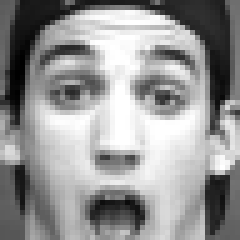
#> input picture TrainSet1/surprise/S097_001_00000020.png, 48 x 48 px, found by its file name (shown 5 times larger); its folder holds only this picture in this run
$ jupyter execute --allow-errors createData.ipynb
#> lines starting #> are read from the running program, lines starting #| are printed output that depends on the picture
[cell 1]
import cv2
import imutils
import os
import math

### Create additional data with rotation
Rotation range: 350º, 355º, 0º, 5º, 10º

<br> Replace <i>path</i> variable with the path to the original directory where the image data are fetched
<br> Replace <i>newpath</i> variable with the path to the new directory where the rotated image data will be saved

[cell 2]
#the original directory has been compressed into original_dataset.zip
path = "D:\Concordia\COMP473\COMP_473_Project\TrainSet1\\surprise"
newpath = "D:\Concordia\COMP473\COMP_473_Project\TrainSet1-new\\surprise"
imgfiles = os.listdir(path)

#rotation

rot_angle = [-10, -5, 0, 5, 10]
result = []
for file in imgfiles:
    img = cv2.imread(path + "\\" + file)
#> img is the input picture: shape (48, 48, 3); min 0, max 255, mean 149.1
    for a in rot_angle:
        imgr = imutils.rotate(img, angle=a)
        result += [imgr]
#> this loop made 5 passes
#> pass 1, `imgr = imutils.rotate(img, angle=a)`:
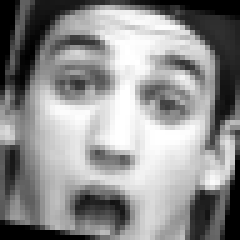
#> imgr: shape (48, 48, 3) (shown 5 times larger); min 0, max 255, mean 142.2
#> pass 2, `imgr = imutils.rotate(img, angle=a)`:
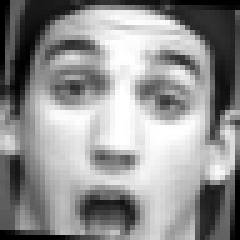
#> imgr: shape (48, 48, 3) (shown 5 times larger); min 0, max 255, mean 145
#> after the loop, result = 5 items
# print(len(result)2
count = 0
for j in range(len(result)):
    img = result[j]
    i = math.floor(j / 5)
    x = imgfiles[i].split(".")
    k = (j - (i * 5))
    if k == 0:
        newName = x[0] + 'n1' + '.png'
    elif k == 1:
        newName = x[0] + 'n2' + '.png'
    elif k == 2:
        newName = x[0] + 'n3' + '.png'
    elif k == 3:
        newName = x[0] + 'n4' + '.png'
    elif k == 4:
        newName = x[0] + 'n5' + '.png'
    cv2.imwrite(os.path.join(newpath, newName), img)
#> this loop made 5 passes
#> newName on passes 1 to 5: 'S097_001_00000020n1.png', 'S097_001_00000020n2.png', 'S097_001_00000020n3.png', 'S097_001_00000020n4.png', 'S097_001_00000020n5.png'

### Rotation Correction

[cell 3]
image = cv2.imread("C:\\Users\\rhani\\Documents\\GitHub\\COMP_473_Project\\oritinal_dataset\\TestSet1\\anger\\S126_008_00000027.png")
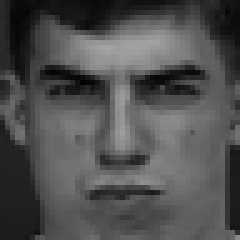
#> input picture CK+48/anger/S126_008_00000027.png, 48 x 48 px, found by its file name (shown 5 times larger)
#> image is the input picture: shape (48, 48, 3); min 3, max 164, mean 79.9
cv2.imshow('image',image)
# [9 lines of commented-out code are left out]

### Cropped images dataset

[cell 4]
#the original directory has been compressed into original_dataset.zip
path = "/Users/mantagaori/Desktop/comp473/COMP_473_Project/TrainSet2-new/anger"
newpath = "/Users/mantagaori/Desktop/comp473/COMP_473_Project/TrainSet2-crop/anger"
imgfiles = os.listdir(path)

for file in imgfiles:
    img = cv2.imread(path + "/" + file)
    imgc = img[10:45, 10:38]
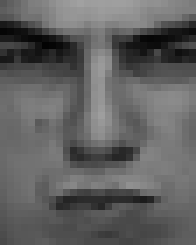
#> imgc: shape (35, 28, 3) (shown 7 times larger); min 3, max 161, mean 96.2
    cv2.imwrite(os.path.join(newpath, file), imgc)

[cell 5]
#the original directory has been compressed into original_dataset.zip
path = "/Users/mantagaori/Desktop/comp473/COMP_473_Project/TrainSet2-new/disgust"
newpath = "/Users/mantagaori/Desktop/comp473/COMP_473_Project/TrainSet2-crop/disgust"
#> (the rest of this cell did not finish here and is left out)

[cell 6]
#the original directory has been compressed into original_dataset.zip
path = "/Users/mantagaori/Desktop/comp473/COMP_473_Project/TrainSet2-new/happy"
newpath = "/Users/mantagaori/Desktop/comp473/COMP_473_Project/TrainSet2-crop/happy"
#> (the rest of this cell did not finish here and is left out)

[cell 7]
#the original directory has been compressed into original_dataset.zip
path = "/Users/mantagaori/Desktop/comp473/COMP_473_Project/TrainSet2-new/fear"
newpath = "/Users/mantagaori/Desktop/comp473/COMP_473_Project/TrainSet2-crop/fear"
#> (the rest of this cell did not finish here and is left out)

[cell 8]
#the original directory has been compressed into original_dataset.zip
path = "/Users/mantagaori/Desktop/comp473/COMP_473_Project/TrainSet2-new/contempt"
newpath = "/Users/mantagaori/Desktop/comp473/COMP_473_Project/TrainSet2-crop/contempt"
#> (the rest of this cell did not finish here and is left out)

[cell 9]
#the original directory has been compressed into original_dataset.zip
path = "/Users/mantagaori/Desktop/comp473/COMP_473_Project/TrainSet2-new/sadness"
newpath = "/Users/mantagaori/Desktop/comp473/COMP_473_Project/TrainSet2-crop/sadness"
#> (the rest of this cell did not finish here and is left out)

[cell 10]
#the original directory has been compressed into original_dataset.zip
path = "/Users/mantagaori/Desktop/comp473/COMP_473_Project/TrainSet2-new/surprise"
newpath = "/Users/mantagaori/Desktop/comp473/COMP_473_Project/TrainSet2-crop/surprise"
imgfiles = os.listdir(path)

for file in imgfiles:
    img = cv2.imread(path + "/" + file)
    imgc = img[10:45, 10:38]
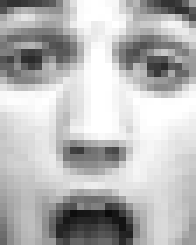
#> imgc: shape (35, 28, 3) (shown 7 times larger); min 11, max 255, mean 183.4
    cv2.imwrite(os.path.join(newpath, file), imgc)
